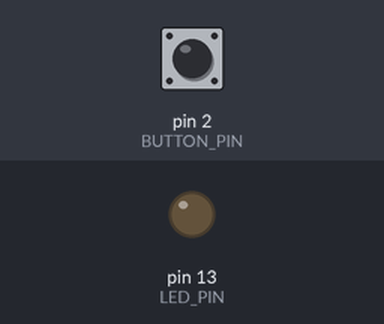
This sketch was run on a simulated Arduino Uno, built with avr-gcc and run on an emulated ATmega328P. Parts: output pins drawn as LEDs (lit = HIGH). Inputs (shaded band) come from the test bench; at power-on: pin 2 (BUTTON_PIN) LOW.

Above: at 1.2 s.
1.3 s: pin 2 (BUTTON_PIN) pulled HIGH for 0.15 s
At 1.37 s:
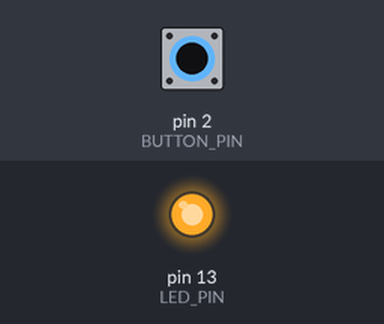
2.9 s: pin 2 (BUTTON_PIN) pulled HIGH for 3.2 s
At 7.0 s:
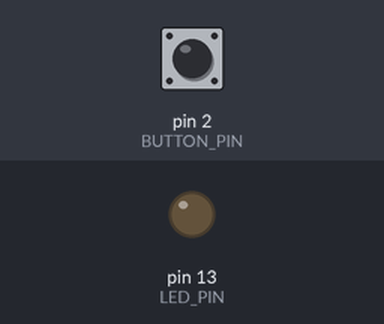
Timing chart, 0 to 8.5 s (numbered marks = the images above; inputs shaded):
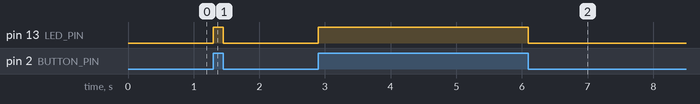

The sketch:

ButtonControlLED.ino
```cpp
// (licence header left out)
// Include necessary libraries
#include <Arduino.h>

// Define pins for the button and LED
const int BUTTON_PIN = 2;
const int LED_PIN = 13;

// Variable to store the state of the button
int buttonState = 0;

// Setup function runs once when you press reset or power the board
void setup() {
  // Initialize the button pin as an input
  pinMode(BUTTON_PIN, INPUT);
  // Initialize the LED pin as an output
  pinMode(LED_PIN, OUTPUT);
}

// Loop function runs over and over again forever
void loop() {
  // Read the state of the button
  buttonState = digitalRead(BUTTON_PIN);

  // Check if the button is pressed
  if (buttonState == HIGH) {
    // Turn the LED on
    digitalWrite(LED_PIN, HIGH);
  } else {
    // Turn the LED off
    digitalWrite(LED_PIN, LOW);
  }
}
```

Measured:
- after the input at 1.3 s, pin 13 (LED_PIN): LOW → HIGH at once, → LOW 0.15 s later
- after the input at 2.9 s, pin 13 (LED_PIN): LOW → HIGH at once, → LOW 3.2 s later
